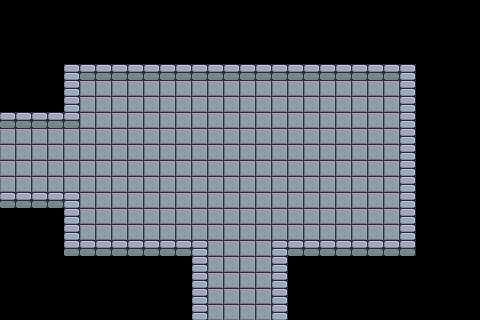

Rendered tile map (Tiled .tmx) drawn with the repository's tilesets; below, a short description and the full map source, tile grids included:
An orthogonal 30x20 tile map with 16x16 px tiles, 1 tile layer (Tile Layer 1).

<map version="1.2" tiledversion="1.3.3" orientation="orthogonal" renderorder="right-down" width="30" height="20" tilewidth="16" tileheight="16" infinite="0" nextlayerid="2" nextobjectid="1">
 <editorsettings>
  <export target="5_left_bottom.lua" format="lua" />
 </editorsettings>
 <tileset firstgid="1" source="../../assets/map/tileset_brootal.tsx" />
 <layer id="1" name="Tile Layer 1" width="30" height="20">
  <data encoding="csv">
0,0,0,0,0,0,0,0,0,0,0,0,0,0,0,0,0,0,0,0,0,0,0,0,0,0,0,0,0,0,
0,0,0,0,0,0,0,0,0,0,0,0,0,0,0,0,0,0,0,0,0,0,0,0,0,0,0,0,0,0,
0,0,0,0,0,0,0,0,0,0,0,0,0,0,0,0,0,0,0,0,0,0,0,0,0,0,0,0,0,0,
0,0,0,0,0,0,0,0,0,0,0,0,0,0,0,0,0,0,0,0,0,0,0,0,0,0,0,0,0,0,
0,0,0,53,4,5,5,5,5,5,5,5,5,5,5,5,5,5,5,5,5,5,5,5,5,4,54,0,0,0,
0,0,0,53,4,2,2,2,2,2,2,2,2,2,2,2,2,2,2,2,2,2,2,2,2,4,54,0,0,0,
0,0,0,0,4,2,2,2,2,2,2,2,2,2,2,2,2,2,2,2,2,2,2,2,2,4,54,0,0,0,
5,5,5,5,5,2,2,2,2,2,2,2,2,2,2,2,2,2,2,2,2,2,2,2,2,4,54,0,0,0,
2,2,2,2,2,2,2,2,2,2,2,2,2,2,2,2,2,2,2,2,2,2,2,2,2,4,54,0,0,0,
2,2,2,2,2,2,2,2,2,2,2,2,2,2,2,2,2,2,2,2,2,2,2,2,2,4,54,0,0,0,
2,2,2,2,2,2,2,2,2,2,2,2,2,2,2,2,2,2,2,2,2,2,2,2,2,4,54,0,0,0,
2,2,2,2,2,2,2,2,2,2,2,2,2,2,2,2,2,2,2,2,2,2,2,2,2,4,54,0,0,0,
5,5,5,5,4,2,2,2,2,2,2,2,2,2,2,2,2,2,2,2,2,2,2,2,2,4,54,0,0,0,
0,0,0,53,4,2,2,2,2,2,2,2,2,2,2,2,2,2,2,2,2,2,2,2,2,4,54,0,0,0,
0,0,0,53,4,2,2,2,2,2,2,2,2,2,2,2,2,2,2,2,2,2,2,2,2,4,54,0,0,0,
0,0,0,53,5,5,5,5,5,5,5,5,4,2,2,2,2,4,5,5,5,5,5,5,5,5,0,0,0,0,
0,0,0,0,0,0,0,0,0,0,0,0,4,2,2,2,2,4,0,0,0,0,0,0,0,0,0,0,0,0,
0,0,0,0,0,0,0,0,0,0,0,0,4,2,2,2,2,4,0,0,0,0,0,0,0,0,0,0,0,0,
0,0,0,0,0,0,0,0,0,0,0,0,4,2,2,2,2,4,0,0,0,0,0,0,0,0,0,0,0,0,
0,0,0,0,0,0,0,0,0,0,0,0,4,2,2,2,2,4,0,0,0,0,0,0,0,0,0,0,0,0
</data>
 </layer>
</map>
